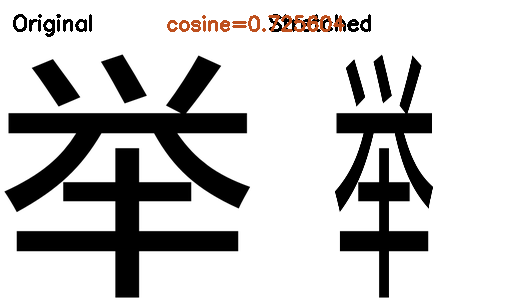
#> input picture external_eval/get_stroke_embedding/stretch_similarity_result/comparison.png, 512 x 304 px
$ python test_stroke_stretch_similarity.py stretch_similarity_result/comparison.png
#> lines starting #> are read from the running program, lines starting #| are printed output that depends on the picture
#!/usr/bin/env python3
"""Compare stroke embeddings before and after non-uniform image stretching."""

from __future__ import annotations

import argparse
import base64
import io
import json
from pathlib import Path

import cv2
import numpy as np
import requests
from PIL import Image


def load_rgb_image(image_path: Path, size: int) -> np.ndarray:
#> called with size = 256
    image = Image.open(image_path).convert("RGB")
#> image is the input picture: PIL image 512x304 RGB; mean R, G, B 201.2, 200.3, 199.9
    return np.asarray(image.resize((size, size), Image.Resampling.LANCZOS), dtype=np.uint8)
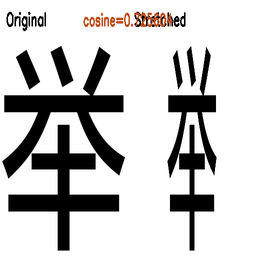
#> returned value: shape (256, 256, 3); mean of channels 0, 1, 2 201.2, 200.3, 199.9; drawn as R, G, B


def stretch_on_fixed_canvas(image: np.ndarray, scale_x: float, scale_y: float) -> np.ndarray:
#> called with scale_x = 1.5, scale_y = 1
    height, width = image.shape[:2]
#> height = 256; width = 256
    transform = np.array(
        [
            [scale_x, 0.0, (1.0 - scale_x) * width / 2.0],
            [0.0, scale_y, (1.0 - scale_y) * height / 2.0],
        ],
        dtype=np.float32,
    )
#> transform = [[1.5, 0, -64], [0, 1, 0]]
    return cv2.warpAffine(
        image,
        transform,
        (width, height),
        flags=cv2.INTER_CUBIC,
        borderMode=cv2.BORDER_CONSTANT,
        borderValue=(255, 255, 255),
    )
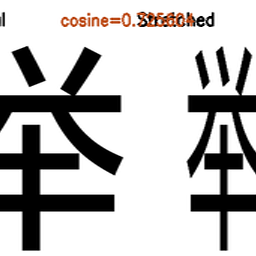
#> returned value: shape (256, 256, 3); mean of channels 0, 1, 2 192.3, 190.9, 190.3; drawn as R, G, B


def encode_png(image: np.ndarray) -> str:
    buffer = io.BytesIO()
    Image.fromarray(image).save(buffer, format="PNG")
    return base64.b64encode(buffer.getvalue()).decode("ascii")


def save_comparison(original, stretched, similarity: float, output_path: Path) -> None:
    height, width = original.shape[:2]
    title_height = 48
    canvas = np.full((height + title_height, width * 2, 3), 255, dtype=np.uint8)
    canvas[title_height:, :width] = cv2.cvtColor(original, cv2.COLOR_RGB2BGR)
    canvas[title_height:, width:] = cv2.cvtColor(stretched, cv2.COLOR_RGB2BGR)
    cv2.putText(canvas, "Original", (12, 30), cv2.FONT_HERSHEY_SIMPLEX, 0.7, (0, 0, 0), 2)
    cv2.putText(canvas, "Stretched", (width + 12, 30), cv2.FONT_HERSHEY_SIMPLEX, 0.7, (0, 0, 0), 2)
    text = f"cosine={similarity:.6f}"
    text_width = cv2.getTextSize(text, cv2.FONT_HERSHEY_SIMPLEX, 0.65, 2)[0][0]
    cv2.putText(
        canvas,
        text,
        (width - text_width // 2, 30),
        cv2.FONT_HERSHEY_SIMPLEX,
        0.65,
        (30, 80, 190),
        2,
    )
    cv2.imwrite(str(output_path), canvas)


def main() -> None:
    parser = argparse.ArgumentParser(description="测试图片拉伸前后的笔触 embedding 相似度")
    parser.add_argument("image", help="输入图片路径")
    parser.add_argument("--api-url", default="http://127.0.0.1:8899", help="embedding API 地址")
    parser.add_argument("--scale-x", type=float, default=1.5, help="横向拉伸倍率")
    parser.add_argument("--scale-y", type=float, default=1.0, help="纵向拉伸倍率")
    parser.add_argument("--size", type=int, default=256, help="测试画布尺寸")
    parser.add_argument("--output-dir", default="./stretch_similarity_result", help="结果目录")
    parser.add_argument("--timeout", type=int, default=120, help="API 超时秒数")
    args = parser.parse_args()

    if args.scale_x <= 0 or args.scale_y <= 0:
        raise ValueError("scale-x 和 scale-y 必须大于 0")

    image_path = Path(args.image)
    if not image_path.is_file():
        raise ValueError(f"输入图片不存在: {image_path}")

    output_dir = Path(args.output_dir)
    output_dir.mkdir(parents=True, exist_ok=True)
    original = load_rgb_image(image_path, args.size)
    stretched = stretch_on_fixed_canvas(original, args.scale_x, args.scale_y)

    payload = {
        "left": {"image_base64": encode_png(original)},
        "right": {"image_base64": encode_png(stretched)},
    }
    endpoint = args.api_url.rstrip("/") + "/similarity/stroke"
    response = requests.post(endpoint, json=payload, timeout=args.timeout)
    response.raise_for_status()
    result = response.json()
    similarity = float(result["cosine_similarity"])

    Image.fromarray(original).save(output_dir / "original.png")
    Image.fromarray(stretched).save(output_dir / "stretched.png")
    save_comparison(original, stretched, similarity, output_dir / "comparison.png")
    (output_dir / "result.json").write_text(
        json.dumps(
            {
                "input_image": str(image_path.resolve()),
                "scale_x": args.scale_x,
                "scale_y": args.scale_y,
                "api_response": result,
            },
            ensure_ascii=False,
            indent=2,
        ),
        encoding="utf-8",
    )

    print(f"stroke cosine similarity: {similarity:.6f}")
    print(f"original: {output_dir / 'original.png'}")
    print(f"stretched: {output_dir / 'stretched.png'}")
    print(f"comparison: {output_dir / 'comparison.png'}")
    print(f"json: {output_dir / 'result.json'}")


if __name__ == "__main__":
    main()
#> (the call stopped at in main, `response = requests.post(endpoint, json=payload, timeout=args.timeout)`: requests is not available in this run)
